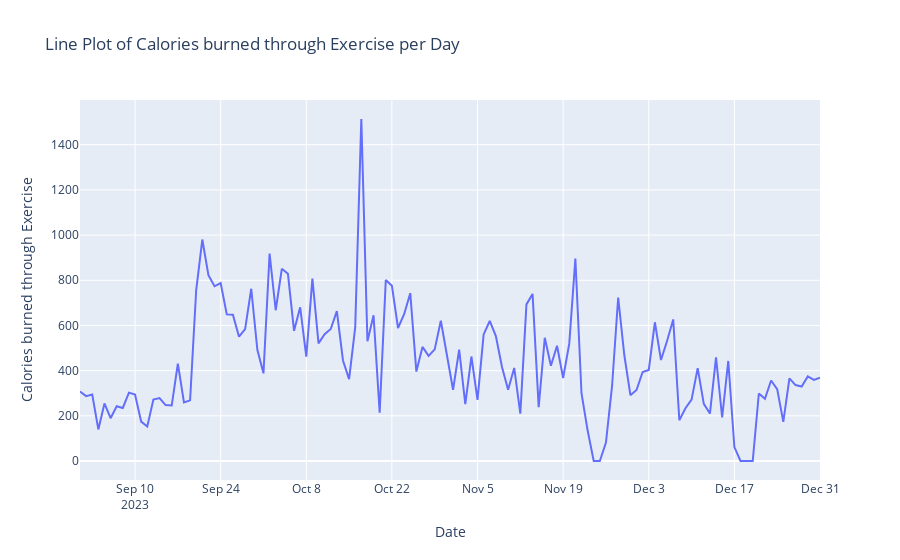

Notebook code for this chart:
### Code cell
fig = px.line(df, x=df.index, y='value', 
                 title='Line Plot of Calories burned through Exercise per Day')

# Customize the layout
fig.update_layout(
    xaxis_title='Date',
    yaxis_title='Calories burned through Exercise',
    showlegend=False
)

# Display the plot
fig.show()
